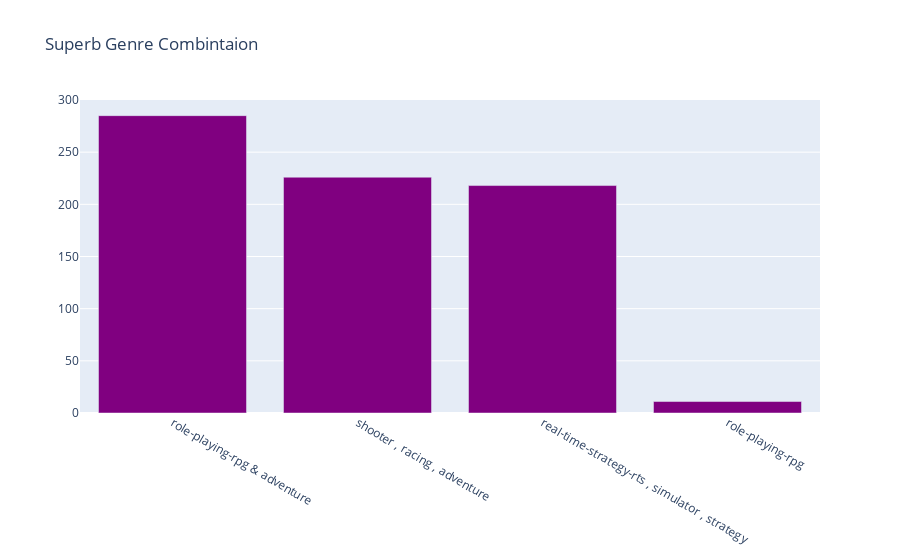

The code cell stored with this chart in its notebook:
### Code cell
colors = ['purple',] * 5


fig = go.Figure(data=[go.Bar(
    x=['role-playing-rpg & adventure', 'shooter , racing , adventure','real-time-strategy-rts , simulator , strategy', 'role-playing-rpg'],
    y=[285, 226, 218,  11],
    marker_color=colors # marker color can be a single color value or an iterable
)])
fig.update_layout(title_text='Superb Genre Combintaion')

### Figure 1 — Plotly figure (JSON) as saved in the notebook; plotly's stock layout.template omitted (floating-point values rounded to 4 significant figures)
{"data": [{"marker": {"color": ["purple", "purple", "purple", "purple", "purple"]}, "type": "bar", "x": ["role-playing-rpg & adventure", "shooter , racing , adventure", "real-time-strategy-rts , simulator , strategy", "role-playing-rpg"], "y": [285, 226, 218, 11]}], "layout": {"title": {"text": "Superb Genre Combintaion"}}}
